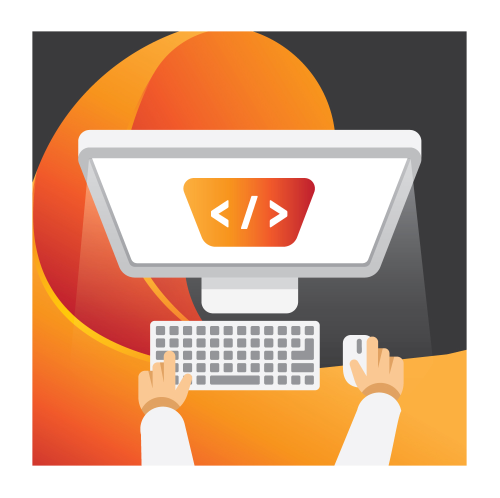
#> input picture OpenCV_tutorial/assets/logo.jpg, 1000 x 995 px (shown at 1/2 size)
$ python geometric_shapes.py
#> lines starting #> are read from the running program, lines starting #| are printed output that depends on the picture
import numpy as np
import cv2


img = cv2.imread('assets/logo.jpg', -1)
#> img is the input picture: shape (995, 1000, 3); mean B, G, R 145, 170.8, 209.1

# Tworzenie obrazu uzywajac numpy
# img = np.zeros([1024,1024,3], np.uint8)

img = cv2.line(img, (0,0), (255,255), (255,0,0), 5)
img = cv2.arrowedLine(img, (300, 50), (344,344), (0,255,0), 6)
img = cv2.rectangle(img, (500,500), (700,700), (120,55,255), -1)
img = cv2.circle(img, (300,650), 65, (123,123,45), 4)

# Text
font = cv2.FONT_HERSHEY_SIMPLEX
img = cv2.putText(img, "Hello World", (200, 900), font, 3, (0,0,0), 3)
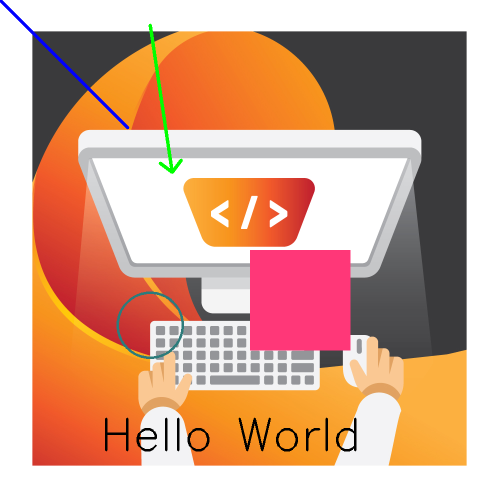
#> img: shape (995, 1000, 3) (shown at 1/2 size); mean B, G, R 142.4, 164.9, 209.7


cv2.imshow('Logo',img)


cv2.waitKey(0)
cv2.destroyAllWindows()
